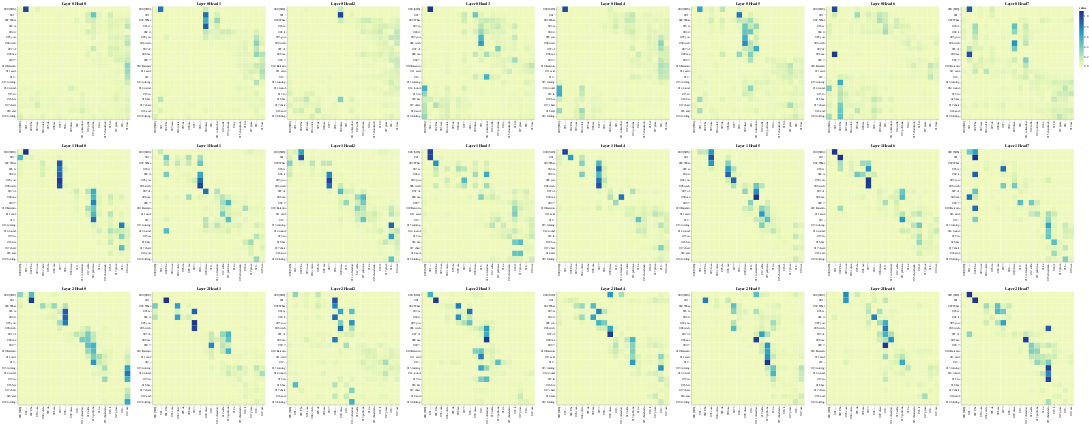

Notebook cell for this chart:
### Code cell
# Cross-Attention
get_all_attention_maps("encoder-decoder", layers, heads, encoder_input_tokens, decoder_input_tokens, min(20, sentence_len))

### Figure 1 — Vega-Lite specification as saved in the notebook (floating-point values rounded to 4 significant figures; data arrays with more than 128 entries replaced by an {"elided": "..."} marker saying what was removed)
{"config": {"view": {"continuousWidth": 300, "continuousHeight": 300}}, "vconcat": [{"hconcat": [{"data": {"name": "data-1d50d1f1d58e98b2a692f56b1c6e070e"}, "mark": {"type": "rect"}, "encoding": {"color": {"field": "value", "type": "quantitative"}, "tooltip": [{"field": "row", "type": "quantitative"}, {"field": "column", "type": "quantitative"}, {"field": "value", "type": "quantitative"}, {"field": "row_token", "type": "nominal"}, {"field": "col_token", "type": "nominal"}], "x": {"axis": {"title": ""}, "field": "col_token", "type": "nominal"}, "y": {"axis": {"title": ""}, "field": "row_token", "type": "nominal"}}, "height": 400, "name": "view_97", "title": "Layer 0 Head 0", "width": 400}, {"data": {"name": "data-9972e4ea582ac4067788e75d7a4c1ce6"}, "mark": {"type": "rect"}, "encoding": {"color": {"field": "value", "type": "quantitative"}, "tooltip": [{"field": "row", "type": "quantitative"}, {"field": "column", "type": "quantitative"}, {"field": "value", "type": "quantitative"}, {"field": "row_token", "type": "nominal"}, {"field": "col_token", "type": "nominal"}], "x": {"axis": {"title": ""}, "field": "col_token", "type": "nominal"}, "y": {"axis": {"title": ""}, "field": "row_token", "type": "nominal"}}, "height": 400, "name": "view_98", "title": "Layer 0 Head 1", "width": 400}, {"data": {"name": "data-5833e122b3842780c94d5d72888b5d75"}, "mark": {"type": "rect"}, "encoding": {"color": {"field": "value", "type": "quantitative"}, "tooltip": [{"field": "row", "type": "quantitative"}, {"field": "column", "type": "quantitative"}, {"field": "value", "type": "quantitative"}, {"field": "row_token", "type": "nominal"}, {"field": "col_token", "type": "nominal"}], "x": {"axis": {"title": ""}, "field": "col_token", "type": "nominal"}, "y": {"axis": {"title": ""}, "field": "row_token", "type": "nominal"}}, "height": 400, "name": "view_99", "title": "Layer 0 Head 2", "width": 400}, {"data": {"name": "data-57742d03884e2bbfa8f0da953ad4d9f3"}, "mark": {"type": "rect"}, "encoding": {"color": {"field": "value", "type": "quantitative"}, "tooltip": [{"field": "row", "type": "quantitative"}, {"field": "column", "type": "quantitative"}, {"field": "value", "type": "quantitative"}, {"field": "row_token", "type": "nominal"}, {"field": "col_token", "type": "nominal"}], "x": {"axis": {"title": ""}, "field": "col_token", "type": "nominal"}, "y": {"axis": {"title": ""}, "field": "row_token", "type": "nominal"}}, "height": 400, "name": "view_100", "title": "Layer 0 Head 3", "width": 400}, {"data": {"name": "data-f96d12e684a3a3e9ec8c198c57dae8f2"}, "mark": {"type": "rect"}, "encoding": {"color": {"field": "value", "type": "quantitative"}, "tooltip": [{"field": "row", "type": "quantitative"}, {"field": "column", "type": "quantitative"}, {"field": "value", "type": "quantitative"}, {"field": "row_token", "type": "nominal"}, {"field": "col_token", "type": "nominal"}], "x": {"axis": {"title": ""}, "field": "col_token", "type": "nominal"}, "y": {"axis": {"title": ""}, "field": "row_token", "type": "nominal"}}, "height": 400, "name": "view_101", "title": "Layer 0 Head 4", "width": 400}, {"data": {"name": "data-b28a3e7ffccd82600430197e8231deff"}, "mark": {"type": "rect"}, "encoding": {"color": {"field": "value", "type": "quantitative"}, "tooltip": [{"field": "row", "type": "quantitative"}, {"field": "column", "type": "quantitative"}, {"field": "value", "type": "quantitative"}, {"field": "row_token", "type": "nominal"}, {"field": "col_token", "type": "nominal"}], "x": {"axis": {"title": ""}, "field": "col_token", "type": "nominal"}, "y": {"axis": {"title": ""}, "field": "row_token", "type": "nominal"}}, "height": 400, "name": "view_102", "title": "Layer 0 Head 5", "width": 400}, {"data": {"name": "data-061c3a626f7b91f91ae36810116db84f"}, "mark": {"type": "rect"}, "encoding": {"color": {"field": "value", "type": "quantitative"}, "tooltip": [{"field": "row", "type": "quantitative"}, {"field": "column", "type": "quantitative"}, {"field": "value", "type": "quantitative"}, {"field": "row_token", "type": "nominal"}, {"field": "col_token", "type": "nominal"}], "x": {"axis": {"title": ""}, "field": "col_token", "type": "nominal"}, "y": {"axis": {"title": ""}, "field": "row_token", "type": "nominal"}}, "height": 400, "name": "view_103", "title": "Layer 0 Head 6", "width": 400}, {"data": {"name": "data-a53ec2d7b983e20bf9365392947c4f9c"}, "mark": {"type": "rect"}, "encoding": {"color": {"field": "value", "type": "quantitative"}, "tooltip": [{"field": "row", "type": "quantitative"}, {"field": "column", "type": "quantitative"}, {"field": "value", "type": "quantitative"}, {"field": "row_token", "type": "nominal"}, {"field": "col_token", "type": "nominal"}], "x": {"axis": {"title": ""}, "field": "col_token", "type": "nominal"}, "y": {"axis": {"title": ""}, "field": "row_token", "type": "nominal"}}, "height": 400, "name": "view_104", "title": "Layer 0 Head 7", "width": 400}]}, {"hconcat": [{"data": {"name": "data-a82ec2745ac1522223230c666f81dc78"}, "mark": {"type": "rect"}, "encoding": {"color": {"field": "value", "type": "quantitative"}, "tooltip": [{"field": "row", "type": "quantitative"}, {"field": "column", "type": "quantitative"}, {"field": "value", "type": "quantitative"}, {"field": "row_token", "type": "nominal"}, {"field": "col_token", "type": "nominal"}], "x": {"axis": {"title": ""}, "field": "col_token", "type": "nominal"}, "y": {"axis": {"title": ""}, "field": "row_token", "type": "nominal"}}, "height": 400, "name": "view_105", "title": "Layer 1 Head 0", "width": 400}, {"data": {"name": "data-72e878880215a312d54114566def8300"}, "mark": {"type": "rect"}, "encoding": {"color": {"field": "value", "type": "quantitative"}, "tooltip": [{"field": "row", "type": "quantitative"}, {"field": "column", "type": "quantitative"}, {"field": "value", "type": "quantitative"}, {"field": "row_token", "type": "nominal"}, {"field": "col_token", "type": "nominal"}], "x": {"axis": {"title": ""}, "field": "col_token", "type": "nominal"}, "y": {"axis": {"title": ""}, "field": "row_token", "type": "nominal"}}, "height": 400, "name": "view_106", "title": "Layer 1 Head 1", "width": 400}, {"data": {"name": "data-40cd91c3be8fc9baf3066fc5e55e6067"}, "mark": {"type": "rect"}, "encoding": {"color": {"field": "value", "type": "quantitative"}, "tooltip": [{"field": "row", "type": "quantitative"}, {"field": "column", "type": "quantitative"}, {"field": "value", "type": "quantitative"}, {"field": "row_token", "type": "nominal"}, {"field": "col_token", "type": "nominal"}], "x": {"axis": {"title": ""}, "field": "col_token", "type": "nominal"}, "y": {"axis": {"title": ""}, "field": "row_token", "type": "nominal"}}, "height": 400, "name": "view_107", "title": "Layer 1 Head 2", "width": 400}, {"data": {"name": "data-98e2582a92b0404f92a143650b90346a"}, "mark": {"type": "rect"}, "encoding": {"color": {"field": "value", "type": "quantitative"}, "tooltip": [{"field": "row", "type": "quantitative"}, {"field": "column", "type": "quantitative"}, {"field": "value", "type": "quantitative"}, {"field": "row_token", "type": "nominal"}, {"field": "col_token", "type": "nominal"}], "x": {"axis": {"title": ""}, "field": "col_token", "type": "nominal"}, "y": {"axis": {"title": ""}, "field": "row_token", "type": "nominal"}}, "height": 400, "name": "view_108", "title": "Layer 1 Head 3", "width": 400}, {"data": {"name": "data-22efa01849479a6ae9273c7d4fc08831"}, "mark": {"type": "rect"}, "encoding": {"color": {"field": "value", "type": "quantitative"}, "tooltip": [{"field": "row", "type": "quantitative"}, {"field": "column", "type": "quantitative"}, {"field": "value", "type": "quantitative"}, {"field": "row_token", "type": "nominal"}, {"field": "col_token", "type": "nominal"}], "x": {"axis": {"title": ""}, "field": "col_token", "type": "nominal"}, "y": {"axis": {"title": ""}, "field": "row_token", "type": "nominal"}}, "height": 400, "name": "view_109", "title": "Layer 1 Head 4", "width": 400}, {"data": {"name": "data-b3438472efb6b5afe8734a530e1836f3"}, "mark": {"type": "rect"}, "encoding": {"color": {"field": "value", "type": "quantitative"}, "tooltip": [{"field": "row", "type": "quantitative"}, {"field": "column", "type": "quantitative"}, {"field": "value", "type": "quantitative"}, {"field": "row_token", "type": "nominal"}, {"field": "col_token", "type": "nominal"}], "x": {"axis": {"title": ""}, "field": "col_token", "type": "nominal"}, "y": {"axis": {"title": ""}, "field": "row_token", "type": "nominal"}}, "height": 400, "name": "view_110", "title": "Layer 1 Head 5", "width": 400}, {"data": {"name": "data-7a442ab68c8a88ce569f3686ba0da84e"}, "mark": {"type": "rect"}, "encoding": {"color": {"field": "value", "type": "quantitative"}, "tooltip": [{"field": "row", "type": "quantitative"}, {"field": "column", "type": "quantitative"}, {"field": "value", "type": "quantitative"}, {"field": "row_token", "type": "nominal"}, {"field": "col_token", "type": "nominal"}], "x": {"axis": {"title": ""}, "field": "col_token", "type": "nominal"}, "y": {"axis": {"title": ""}, "field": "row_token", "type": "nominal"}}, "height": 400, "name": "view_111", "title": "Layer 1 Head 6", "width": 400}, {"data": {"name": "data-3afafe7c16480686070a7c9c9d523bb3"}, "mark": {"type": "rect"}, "encoding": {"color": {"field": "value", "type": "quantitative"}, "tooltip": [{"field": "row", "type": "quantitative"}, {"field": "column", "type": "quantitative"}, {"field": "value", "type": "quantitative"}, {"field": "row_token", "type": "nominal"}, {"field": "col_token", "type": "nominal"}], "x": {"axis": {"title": ""}, "field": "col_token", "type": "nominal"}, "y": {"axis": {"title": ""}, "field": "row_token", "type": "nominal"}}, "height": 400, "name": "view_112", "title": "Layer 1 Head 7", "width": 400}]}, {"hconcat": [{"data": {"name": "data-1b64c751aed261a94a0a0a3282524439"}, "mark": {"type": "rect"}, "encoding": {"color": {"field": "value", "type": "quantitative"}, "tooltip": [{"field": "row", "type": "quantitative"}, {"field": "column", "type": "quantitative"}, {"field": "value", "type": "quantitative"}, {"field": "row_token", "type": "nominal"}, {"field": "col_token", "type": "nominal"}], "x": {"axis": {"title": ""}, "field": "col_token", "type": "nominal"}, "y": {"axis": {"title": ""}, "field": "row_token", "type": "nominal"}}, "height": 400, "name": "view_113", "title": "Layer 2 Head 0", "width": 400}, {"data": {"name": "data-151a97117d66eb56148a64ac68989287"}, "mark": {"type": "rect"}, "encoding": {"color": {"field": "value", "type": "quantitative"}, "tooltip": [{"field": "row", "type": "quantitative"}, {"field": "column", "type": "quantitative"}, {"field": "value", "type": "quantitative"}, {"field": "row_token", "type": "nominal"}, {"field": "col_token", "type": "nominal"}], "x": {"axis": {"title": ""}, "field": "col_token", "type": "nominal"}, "y": {"axis": {"title": ""}, "field": "row_token", "type": "nominal"}}, "height": 400, "name": "view_114", "title": "Layer 2 Head 1", "width": 400}, {"data": {"name": "data-9dcd0b104cdbbeb1b7e4df7cbcdfce98"}, "mark": {"type": "rect"}, "encoding": {"color": {"field": "value", "type": "quantitative"}, "tooltip": [{"field": "row", "type": "quantitative"}, {"field": "column", "type": "quantitative"}, {"field": "value", "type": "quantitative"}, {"field": "row_token", "type": "nominal"}, {"field": "col_token", "type": "nominal"}], "x": {"axis": {"title": ""}, "field": "col_token", "type": "nominal"}, "y": {"axis": {"title": ""}, "field": "row_token", "type": "nominal"}}, "height": 400, "name": "view_115", "title": "Layer 2 Head 2", "width": 400}, {"data": {"name": "data-b05eafb729ba05b366e8f4a61249c0ea"}, "mark": {"type": "rect"}, "encoding": {"color": {"field": "value", "type": "quantitative"}, "tooltip": [{"field": "row", "type": "quantitative"}, {"field": "column", "type": "quantitative"}, {"field": "value", "type": "quantitative"}, {"field": "row_token", "type": "nominal"}, {"field": "col_token", "type": "nominal"}], "x": {"axis": {"title": ""}, "field": "col_token", "type": "nominal"}, "y": {"axis": {"title": ""}, "field": "row_token", "type": "nominal"}}, "height": 400, "name": "view_116", "title": "Layer 2 Head 3", "width": 400}, {"data": {"name": "data-28d59198a5aa20f0a50afb6cab3e730a"}, "mark": {"type": "rect"}, "encoding": {"color": {"field": "value", "type": "quantitative"}, "tooltip": [{"field": "row", "type": "quantitative"}, {"field": "column", "type": "quantitative"}, {"field": "value", "type": "quantitative"}, {"field": "row_token", "type": "nominal"}, {"field": "col_token", "type": "nominal"}], "x": {"axis": {"title": ""}, "field": "col_token", "type": "nominal"}, "y": {"axis": {"title": ""}, "field": "row_token", "type": "nominal"}}, "height": 400, "name": "view_117", "title": "Layer 2 Head 4", "width": 400}, {"data": {"name": "data-b08b71797d01e51a3c0b7b8ecf621df7"}, "mark": {"type": "rect"}, "encoding": {"color": {"field": "value", "type": "quantitative"}, "tooltip": [{"field": "row", "type": "quantitative"}, {"field": "column", "type": "quantitative"}, {"field": "value", "type": "quantitative"}, {"field": "row_token", "type": "nominal"}, {"field": "col_token", "type": "nominal"}], "x": {"axis": {"title": ""}, "field": "col_token", "type": "nominal"}, "y": {"axis": {"title": ""}, "field": "row_token", "type": "nominal"}}, "height": 400, "name": "view_118", "title": "Layer 2 Head 5", "width": 400}, {"data": {"name": "data-09caa142a29b0db6451c040f32d98e61"}, "mark": {"type": "rect"}, "encoding": {"color": {"field": "value", "type": "quantitative"}, "tooltip": [{"field": "row", "type": "quantitative"}, {"field": "column", "type": "quantitative"}, {"field": "value", "type": "quantitative"}, {"field": "row_token", "type": "nominal"}, {"field": "col_token", "type": "nominal"}], "x": {"axis": {"title": ""}, "field": "col_token", "type": "nominal"}, "y": {"axis": {"title": ""}, "field": "row_token", "type": "nominal"}}, "height": 400, "name": "view_119", "title": "Layer 2 Head 6", "width": 400}, {"data": {"name": "data-89cc4da47070f4cbcd46b89248cae7e3"}, "mark": {"type": "rect"}, "encoding": {"color": {"field": "value", "type": "quantitative"}, "tooltip": [{"field": "row", "type": "quantitative"}, {"field": "column", "type": "quantitative"}, {"field": "value", "type": "quantitative"}, {"field": "row_token", "type": "nominal"}, {"field": "col_token", "type": "nominal"}], "x": {"axis": {"title": ""}, "field": "col_token", "type": "nominal"}, "y": {"axis": {"title": ""}, "field": "row_token", "type": "nominal"}}, "height": 400, "name": "view_120", "title": "Layer 2 Head 7", "width": 400}]}], "params": [{"name": "param_97", "select": {"type": "interval", "encodings": ["x", "y"]}, "bind": "scales", "views": ["view_97"]}, {"name": "param_98", "select": {"type": "interval", "encodings": ["x", "y"]}, "bind": "scales", "views": ["view_98"]}, {"name": "param_99", "select": {"type": "interval", "encodings": ["x", "y"]}, "bind": "scales", "views": ["view_99"]}, {"name": "param_100", "select": {"type": "interval", "encodings": ["x", "y"]}, "bind": "scales", "views": ["view_100"]}, {"name": "param_101", "select": {"type": "interval", "encodings": ["x", "y"]}, "bind": "scales", "views": ["view_101"]}, {"name": "param_102", "select": {"type": "interval", "encodings": ["x", "y"]}, "bind": "scales", "views": ["view_102"]}, {"name": "param_103", "select": {"type": "interval", "encodings": ["x", "y"]}, "bind": "scales", "views": ["view_103"]}, {"name": "param_104", "select": {"type": "interval", "encodings": ["x", "y"]}, "bind": "scales", "views": ["view_104"]}, {"name": "param_105", "select": {"type": "interval", "encodings": ["x", "y"]}, "bind": "scales", "views": ["view_105"]}, {"name": "param_106", "select": {"type": "interval", "encodings": ["x", "y"]}, "bind": "scales", "views": ["view_106"]}, {"name": "param_107", "select": {"type": "interval", "encodings": ["x", "y"]}, "bind": "scales", "views": ["view_107"]}, {"name": "param_108", "select": {"type": "interval", "encodings": ["x", "y"]}, "bind": "scales", "views": ["view_108"]}, {"name": "param_109", "select": {"type": "interval", "encodings": ["x", "y"]}, "bind": "scales", "views": ["view_109"]}, {"name": "param_110", "select": {"type": "interval", "encodings": ["x", "y"]}, "bind": "scales", "views": ["view_110"]}, {"name": "param_111", "select": {"type": "interval", "encodings": ["x", "y"]}, "bind": "scales", "views": ["view_111"]}, {"name": "param_112", "select": {"type": "interval", "encodings": ["x", "y"]}, "bind": "scales", "views": ["view_112"]}, {"name": "param_113", "select": {"type": "interval", "encodings": ["x", "y"]}, "bind": "scales", "views": ["view_113"]}, {"name": "param_114", "select": {"type": "interval", "encodings": ["x", "y"]}, "bind": "scales", "views": ["view_114"]}, {"name": "param_115", "select": {"type": "interval", "encodings": ["x", "y"]}, "bind": "scales", "views": ["view_115"]}, {"name": "param_116", "select": {"type": "interval", "encodings": ["x", "y"]}, "bind": "scales", "views": ["view_116"]}, {"name": "param_117", "select": {"type": "interval", "encodings": ["x", "y"]}, "bind": "scales", "views": ["view_117"]}, {"name": "param_118", "select": {"type": "interval", "encodings": ["x", "y"]}, "bind": "scales", "views": ["view_118"]}, {"name": "param_119", "select": {"type": "interval", "encodings": ["x", "y"]}, "bind": "scales", "views": ["view_119"]}, {"name": "param_120", "select": {"type": "interval", "encodings": ["x", "y"]}, "bind": "scales", "views": ["view_120"]}], "$schema": "https://vega.github.io/schema/vega-lite/v5.20.1.json", "datasets": {"data-1d50d1f1d58e98b2a692f56b1c6e070e": {"elided": "400 records"}, "data-9972e4ea582ac4067788e75d7a4c1ce6": {"elided": "400 records"}, "data-5833e122b3842780c94d5d72888b5d75": {"elided": "400 records"}, "data-57742d03884e2bbfa8f0da953ad4d9f3": {"elided": "400 records"}, "data-f96d12e684a3a3e9ec8c198c57dae8f2": {"elided": "400 records"}, "data-b28a3e7ffccd82600430197e8231deff": {"elided": "400 records"}, "data-061c3a626f7b91f91ae36810116db84f": {"elided": "400 records"}, "data-a53ec2d7b983e20bf9365392947c4f9c": {"elided": "400 records"}, "data-a82ec2745ac1522223230c666f81dc78": {"elided": "400 records"}, "data-72e878880215a312d54114566def8300": {"elided": "400 records"}, "data-40cd91c3be8fc9baf3066fc5e55e6067": {"elided": "400 records"}, "data-98e2582a92b0404f92a143650b90346a": {"elided": "400 records"}, "data-22efa01849479a6ae9273c7d4fc08831": {"elided": "400 records"}, "data-b3438472efb6b5afe8734a530e1836f3": {"elided": "400 records"}, "data-7a442ab68c8a88ce569f3686ba0da84e": {"elided": "400 records"}, "data-3afafe7c16480686070a7c9c9d523bb3": {"elided": "400 records"}, "data-1b64c751aed261a94a0a0a3282524439": {"elided": "400 records"}, "data-151a97117d66eb56148a64ac68989287": {"elided": "400 records"}, "data-9dcd0b104cdbbeb1b7e4df7cbcdfce98": {"elided": "400 records"}, "data-b05eafb729ba05b366e8f4a61249c0ea": {"elided": "400 records"}, "data-28d59198a5aa20f0a50afb6cab3e730a": {"elided": "400 records"}, "data-b08b71797d01e51a3c0b7b8ecf621df7": {"elided": "400 records"}, "data-09caa142a29b0db6451c040f32d98e61": {"elided": "400 records"}, "data-89cc4da47070f4cbcd46b89248cae7e3": {"elided": "400 records"}}}
